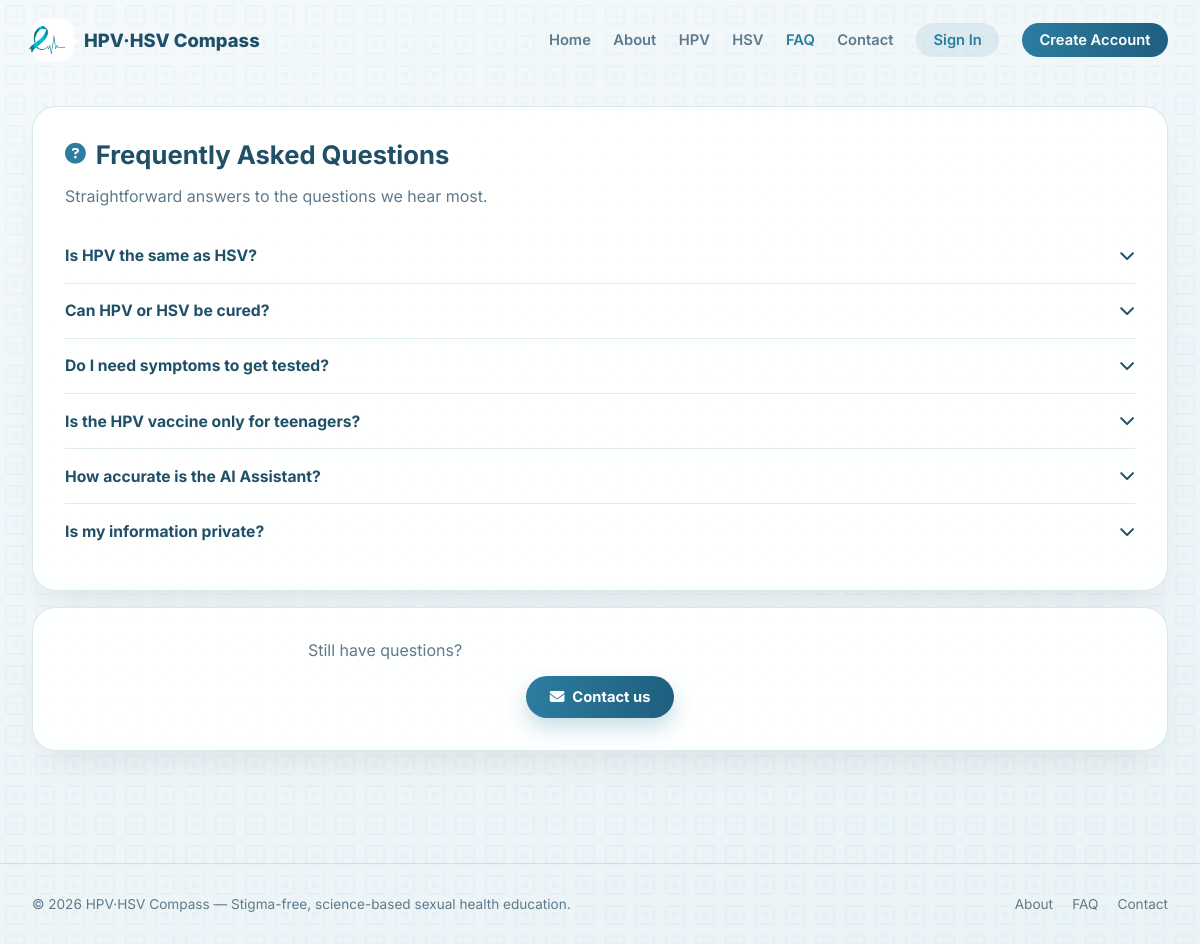
The app's page /faq.php with its own data.
### tables this page shows
CREATE TABLE faqs (
    id INT AUTO_INCREMENT PRIMARY KEY,
    question VARCHAR(255) NOT NULL,
    answer TEXT NOT NULL,
    sort_order INT NOT NULL DEFAULT 0
);

### config/database.php (called while the page is built, shortened)
<?php
function get_db() {
    static $pdo = null;
    if ($pdo === null) {
        try {
            $pdo = new PDO(
                'mysql:host=' . DB_HOST . ';dbname=' . DB_NAME . ';charset=utf8mb4',
                DB_USER,
                DB_PASS,
                [
                    PDO::ATTR_ERRMODE => PDO::ERRMODE_EXCEPTION,
                    PDO::ATTR_DEFAULT_FETCH_MODE => PDO::FETCH_ASSOC,
                    PDO::ATTR_EMULATE_PREPARES => false,
                ]
            );
        } catch (PDOException $e) {
            http_response_code(500);
            die('Database connection failed. Check config/database.php — ' . htmlspecialchars($e->getMessage()));
        }
    }
    return $pdo;
}

### includes/functions.php (called while the page is built, shortened)
<?php
function e($str) {
    return htmlspecialchars($str ?? '', ENT_QUOTES, 'UTF-8');
}

### faq.php (the view, shortened to what this page needs)
<?php
require __DIR__ . '/config/database.php';
require __DIR__ . '/includes/functions.php';
require __DIR__ . '/includes/header.php';
$faqs = get_db()->query('SELECT * FROM faqs ORDER BY sort_order ASC')->fetchAll();
?>
<div class="card">
  <div class="section-heading"><i class="fas fa-circle-question"></i><h2>Frequently Asked Questions</h2></div>
  <p class="section-subtext">Straightforward answers to the questions we hear most.</p>
  <?php if (empty($faqs)): ?>
    <p class="empty-state">No FAQs published yet.</p>
  <?php else: foreach ($faqs as $faq): ?>
    <div class="faq-item">
      <div class="faq-question"><?= e($faq['question']) ?> <i class="fas fa-chevron-down"></i></div>
    </div>
  <?php endforeach; endif; ?>
</div>
<div class="card mt-2 text-center">
  <p class="section-subtext" style="margin:0 0 1rem;">Still have questions?</p>
  <a href="<?= BASE_URL ?>/contact.php" class="btn btn-primary"><i class="fas fa-envelope"></i> Contact us</a>
</div>
<?php require __DIR__ . '/includes/footer.php'; ?>

### assets/css/style.css (style rules this page uses)
:root { --teal: #2c7da0; --teal-dark: #1f5e7e; --text-dark: #1f5068; --text-muted: #5f7a8c; --bg-soft: #eef2f9; --accent-warm: #c55a3a; --accent-amber: #e0a53a; --success: #4caf6d; --radius-lg: 1.5rem; --radius-md: 1rem; --radius-pill: 40px; --shadow-card: 0 20px 35px -12px rgba(0, 0, 0, 0.08); }
* { box-sizing: border-box; }
body { margin: 0; font-family: "Inter", system-ui, sans-serif; color: #2c3e50; background: linear-gradient(160deg, #f4f9fb 0%, #eaf3f6 100%); min-height: 100vh; }
a { text-decoration: none; color: inherit; }
.btn { display: inline-flex; align-items: center; gap: 8px; border: none; padding: 0.75rem 1.5rem; border-radius: var(--radius-pill); font-weight: 700; font-size: 0.92rem; cursor: pointer; transition: transform 0.15s, box-shadow 0.15s; }
.btn-primary { background: linear-gradient(95deg, var(--teal), var(--teal-dark)); color: white; box-shadow: 0 10px 20px rgba(44, 125, 160, 0.25); }
.card { background: rgba(255, 255, 255, 0.94); border: 1px solid rgba(44, 125, 160, 0.18); border-radius: var(--radius-lg); padding: 2rem; box-shadow: var(--shadow-card); }
.section-heading { display: flex; align-items: center; gap: 10px; margin-bottom: 0.5rem; }
.section-heading i { color: var(--teal); font-size: 1.3rem; }
.section-heading h2 { font-size: 1.6rem; color: var(--text-dark); margin: 0; }
.section-subtext { color: var(--text-muted); max-width: 640px; margin-bottom: 1.4rem; }
.faq-item { border-bottom: 1px solid rgba(44, 125, 160, 0.15); padding: 1.1rem 0; }
.faq-item:last-child { border-bottom: none; }
.faq-question { display: flex; justify-content: space-between; align-items: center; cursor: pointer; font-weight: 700; color: var(--text-dark); font-size: 0.98rem; }
.faq-question i { transition: transform 0.2s; }
.text-center { text-align: center; }
.mt-2 { margin-top: 1rem; }

### records on screen
faqs: question "Is HPV the same as HSV?"
faqs: question "Can HPV or HSV be cured?"
faqs: question "Do I need symptoms to get tested?"
faqs: question "Is the HPV vaccine only for teenagers?"
faqs: question "How accurate is the AI Assistant?"
faqs: question "Is my information private?"
